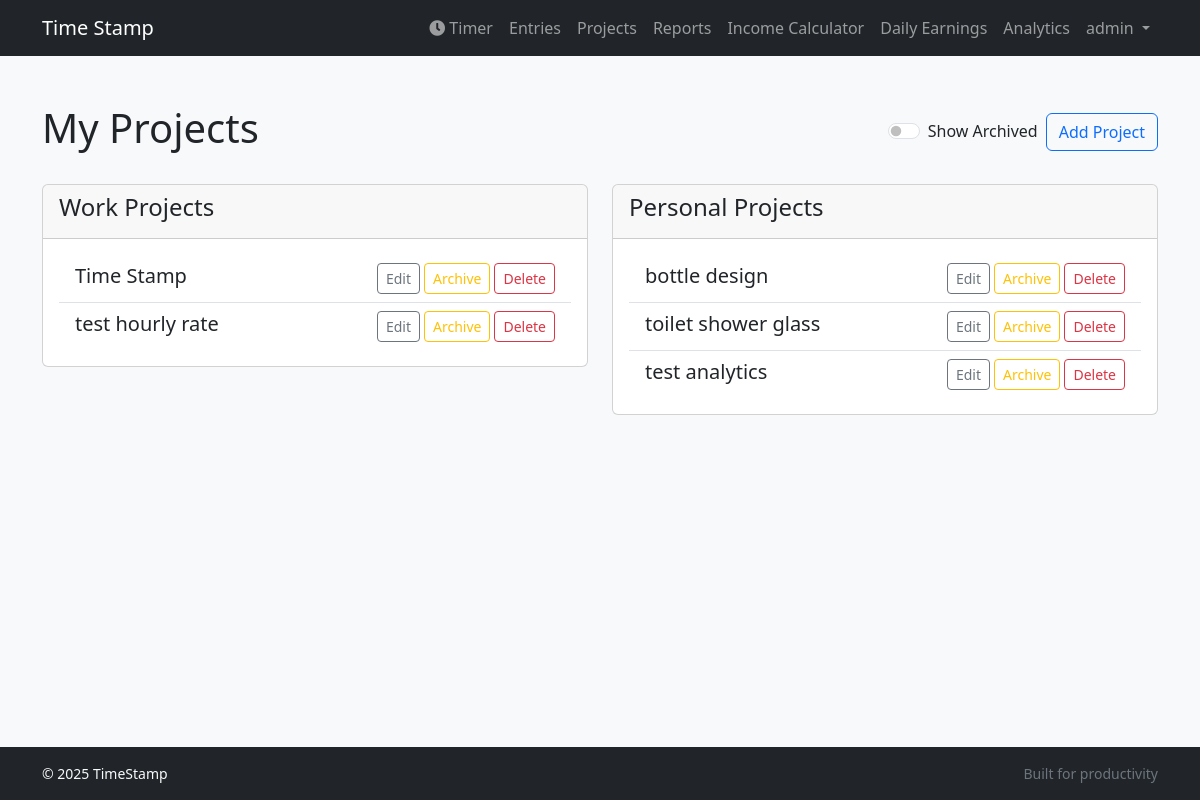
Page /projects/ (signed in) on the committed database.
### tracker/models.py (models this page shows, shortened)
class Project(models.Model):
    user = models.ForeignKey(User, on_delete=models.CASCADE, related_name='projects')
    name = models.CharField(max_length=100)
    description = models.TextField(blank=True)
    category = models.CharField(max_length=10, choices=CATEGORY_CHOICES, default='work')
    is_archived = models.BooleanField(default=False)
    hourly_rate = models.DecimalField(max_digits=8, decimal_places=2, default=0.00)

### tracker/views.py (the view)
# urls.py: path('projects/', views.ProjectListView.as_view(), name='project_list'),
class ProjectListView(LoginRequiredMixin, ListView):
    model = Project
    template_name = 'tracker/project_list.html'
    context_object_name = 'projects'
    def get_queryset(self):
        queryset = super().get_queryset().filter(user=self.request.user)
        if not self.request.GET.get('show_archived'):
            queryset = queryset.filter(is_archived=False)
        return queryset
    def get_context_data(self, **kwargs):
        context = super().get_context_data(**kwargs)
        all_projects = context['projects']
        context['work_projects'] = all_projects.filter(category='work')
        context['personal_projects'] = all_projects.filter(category='personal')
        context['show_archived'] = self.request.GET.get('show_archived', False)
        return context

### templates/tracker/project_list.html (shortened to what this page needs)
{% extends "base.html" %}
{% block content %}
<div class="d-flex justify-content-between align-items-center mb-4">
    <h1>My Projects</h1>
    <div class="d-flex align-items-center gap-2">
        <form method="get" class="form-check form-switch">
            <input class="form-check-input" type="checkbox" role="switch" id="showArchived" name="show_archived" {% if show_archived %}checked{% endif %} onchange="this.form.submit()">
            <label class="form-check-label" for="showArchived">Show Archived</label>
        </form>
        <a href="{% url 'tracker:project_create' %}" class="btn btn-outline-primary">Add Project</a>
    </div>
</div>
<div class="row d-none d-md-flex">
    <div class="col-md-6">
        <div class="card">
            <div class="card-header">
                <h4>Work Projects</h4>
            </div>
            <div class="card-body">
                {% if work_projects %}
                <ul class="list-group list-group-flush">
                    {% for project in work_projects %}
                    <li class="list-group-item {% if project.is_archived %}bg-warning bg-opacity-25{% endif %}">
                        <div class="d-flex justify-content-between align-items-center">
                            <div class="flex-grow-1">
                                <h5 class="mb-1">{{ project.name }}</h5>
                            </div>
                            <div class="d-flex align-items-center gap-1 ms-2">
                                <a href="{% url 'tracker:project_update' project.pk %}" class="btn btn-sm btn-outline-secondary">Edit</a>
                                {% if project.is_archived %}
                                <a href="{% url 'tracker:project_unarchive_confirm' project.pk %}" class="btn btn-sm btn-outline-success">Unarchive</a>
                                {% else %}
                                <a href="{% url 'tracker:project_archive_confirm' project.pk %}" class="btn btn-sm btn-outline-warning">Archive</a>
                                {% endif %}
                                <a href="{% url 'tracker:project_delete' project.pk %}" class="btn btn-sm btn-outline-danger">Delete</a>
                            </div>
                        </div>
                    </li>
                    {% endfor %}
                </ul>
                {% else %}
                <p class="text-center text-muted">No work projects found.</p>
                {% endif %}
            </div>
        </div>
    </div>
    <div class="col-md-6">
        <div class="card">
            <div class="card-header">
                <h4>Personal Projects</h4>
            </div>
            <div class="card-body">
                {% if personal_projects %}
                <ul class="list-group list-group-flush">
                    {% for project in personal_projects %}
                    <li class="list-group-item {% if project.is_archived %}bg-warning bg-opacity-25{% endif %}">
                        <div class="d-flex justify-content-between align-items-center">
                            <div class="flex-grow-1">
                                <h5 class="mb-1">{{ project.name }}</h5>
                            </div>
                            <div class="d-flex align-items-center gap-1 ms-2">
                                <a href="{% url 'tracker:project_update' project.pk %}" class="btn btn-sm btn-outline-secondary">Edit</a>
                                {% if project.is_archived %}
                                <a href="{% url 'tracker:project_unarchive_confirm' project.pk %}" class="btn btn-sm btn-outline-success">Unarchive</a>
                                {% else %}
                                <a href="{% url 'tracker:project_archive_confirm' project.pk %}" class="btn btn-sm btn-outline-warning">Archive</a>
                                {% endif %}
                                <a href="{% url 'tracker:project_delete' project.pk %}" class="btn btn-sm btn-outline-danger">Delete</a>
                            </div>
                        </div>
                    </li>
                    {% endfor %}
                </ul>
                {% else %}
                <p class="text-center text-muted">No personal projects found.</p>
                {% endif %}
            </div>
        </div>
    </div>
</div>
{% endblock %}

### templates/base.html (shortened to what this page needs)
{% load static %}
<!DOCTYPE html>
<html lang="en" class="h-100">
<head>
    <link href="https://cdn.jsdelivr.net/npm/bootstrap@5.3.2/dist/css/bootstrap.min.css" rel="stylesheet"
>
    <link rel="stylesheet" href="https://cdnjs.cloudflare.com/ajax/libs/font-awesome/5.15.4/css/all.min.css">
    <link rel="stylesheet" href="{% static 'css/style.css' %}">
    <link rel="stylesheet" href="{% static 'css/base.css' %}">
</head>
<body class="d-flex flex-column h-100">
<nav class="navbar navbar-expand-lg navbar-dark bg-dark mb-4">
    <div class="container">
        <a class="navbar-brand me-auto" href="{% url 'tracker:home' %}">Time Stamp</a>
        <div class="collapse navbar-collapse" id="navbarNav">
            <ul class="navbar-nav ms-auto">
                {% if user.is_authenticated %}
                    <li class="nav-item d-none d-lg-block">
                        <a class="nav-link" href="{% url 'tracker:home' %}"><i class="fas fa-clock me-1"></i>Timer</a>
                    </li>
                    <li class="nav-item">
                        <a class="nav-link" href="{% url 'tracker:entry_list' %}">Entries</a>
                    </li>
                    <li class="nav-item">
                        <a class="nav-link" href="{% url 'tracker:project_list' %}">Projects</a>
                    </li>
                    <li class="nav-item">
                        <a class="nav-link" href="{% url 'tracker:reports' %}">Reports</a>
                    </li>
                    <li class="nav-item">
                        <a class="nav-link" href="{% url 'tracker:income_calculator' %}">Income Calculator</a>
                    </li>
                    <li class="nav-item">
                        <a class="nav-link" href="{% url 'tracker:daily_earnings_tracker' %}">Daily Earnings</a>
                    </li>
                    <li class="nav-item">
                        <a class="nav-link" href="{% url 'tracker:analytics' %}">Analytics</a>
                    </li>
                    <li class="nav-item dropdown">
                        <a class="nav-link dropdown-toggle" href="#" id="navbarDropdown" role="button" data-bs-toggle="dropdown" aria-expanded="false">
                            {{ user.username }}
                        </a>
                    </li>
                {% endif %}
            </ul>
        </div>
    </div>
</nav>
<main class="container py-4 flex-grow-1">
    {% block content %}{% endblock %}
</main>
<footer class="bg-dark text-light py-3 mt-auto">
  <div class="container small d-flex flex-column flex-md-row justify-content-between">
      <div>&copy; {% now "Y" %} TimeStamp</div>
      <div>
          <span class="text-secondary">Built for productivity</span>
      </div>
  </div>
</footer>
</body>
</html>

### static/css/style.css (style rules this page uses)
body { background-color: #f8f9fa; }

### rows in the picture
Project: name "Time Stamp", is_archived "Archive"
Project: name "test hourly rate", is_archived "Archive"
Project: name "bottle design", is_archived "Archive"
Project: name "toilet shower glass", is_archived "Archive"
Project: name "test analytics", is_archived "Archive"

### other values in the picture
{{ user.username }} "admin"
